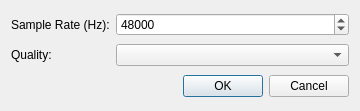
<?xml version="1.0" encoding="UTF-8"?>
<ui version="4.0">
 <class>SettingsDialog</class>
 <widget class="QDialog" name="SettingsDialog">
  <property name="geometry">
   <rect>
    <x>0</x>
    <y>0</y>
    <width>360</width>
    <height>111</height>
   </rect>
  </property>
  <property name="windowTitle">
   <string>SoX Resampler Plugin Settings</string>
  </property>
  <layout class="QGridLayout" name="gridLayout">
   <item row="0" column="0">
    <widget class="QLabel" name="label">
     <property name="text">
      <string>Sample Rate (Hz):</string>
     </property>
    </widget>
   </item>
   <item row="0" column="1" colspan="2">
    <widget class="QSpinBox" name="srSpinBox">
     <property name="maximum">
      <number>96000</number>
     </property>
     <property name="singleStep">
      <number>100</number>
     </property>
     <property name="value">
      <number>48000</number>
     </property>
    </widget>
   </item>
   <item row="1" column="0">
    <widget class="QLabel" name="label_2">
     <property name="text">
      <string>Quality:</string>
     </property>
    </widget>
   </item>
   <item row="1" column="1" colspan="2">
    <widget class="QComboBox" name="qualityComboBox"/>
   </item>
   <item row="2" column="0" colspan="2">
    <spacer>
     <property name="orientation">
      <enum>Qt::Horizontal</enum>
     </property>
     <property name="sizeHint" stdset="0">
      <size>
       <width>228</width>
       <height>24</height>
      </size>
     </property>
    </spacer>
   </item>
   <item row="2" column="2">
    <widget class="QDialogButtonBox" name="buttonBox">
     <property name="sizePolicy">
      <sizepolicy hsizetype="Maximum" vsizetype="Fixed">
       <horstretch>0</horstretch>
       <verstretch>0</verstretch>
      </sizepolicy>
     </property>
     <property name="standardButtons">
      <set>QDialogButtonBox::Cancel|QDialogButtonBox::Ok</set>
     </property>
    </widget>
   </item>
  </layout>
 </widget>
 <resources/>
 <connections>
  <connection>
   <sender>buttonBox</sender>
   <signal>accepted()</signal>
   <receiver>SettingsDialog</receiver>
   <slot>accept()</slot>
   <hints>
    <hint type="sourcelabel">
     <x>270</x>
     <y>76</y>
    </hint>
    <hint type="destinationlabel">
     <x>91</x>
     <y>88</y>
    </hint>
   </hints>
  </connection>
  <connection>
   <sender>buttonBox</sender>
   <signal>rejected()</signal>
   <receiver>SettingsDialog</receiver>
   <slot>reject()</slot>
   <hints>
    <hint type="sourcelabel">
     <x>326</x>
     <y>78</y>
    </hint>
    <hint type="destinationlabel">
     <x>139</x>
     <y>60</y>
    </hint>
   </hints>
  </connection>
 </connections>
</ui>
